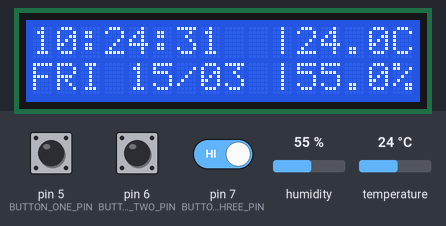
The sketch below on a simulated Arduino Uno, built with avr-gcc and run on an emulated ATmega328P. Shown: 16×2 character LCD. Inputs (shaded band) come from the test bench; at power-on: pin 5 (BUTTON_ONE_PIN) HIGH, pin 6 (BUTTON_TWO_PIN) HIGH, pin 7 (BUTTON_THREE_PIN) HIGH, humidity 55 %, temperature 24 °C. The local clock reads 2024-03-15 10:24:30 at power-on unless the sketch sets it.

Above: at 1.3 s.
1.4 s: pin 5 (BUTTON_ONE_PIN) pulled LOW for 0.15 s
At 3.4 s:
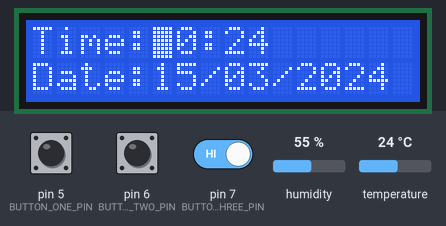
4.0 s: pin 5 (BUTTON_ONE_PIN) pulled LOW for 1 s
At 5.0 s:
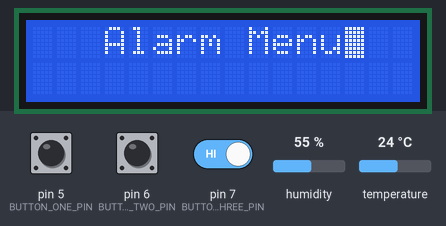
6.5 s: pin 6 (BUTTON_TWO_PIN) pulled LOW for 1 s
At 8.1 s:
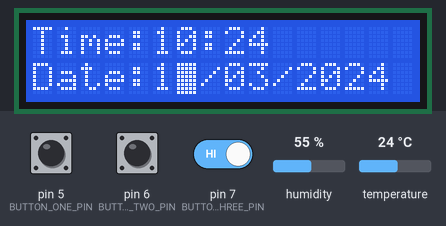
9.0 s: pin 6 (BUTTON_TWO_PIN) pulled LOW for 0.15 s
At 9.4 s:
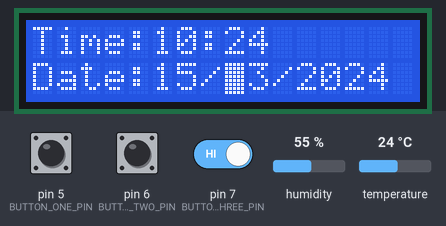
10.6 s: pin 5 (BUTTON_ONE_PIN) pulled LOW for 3.2 s
At 10.84 s:
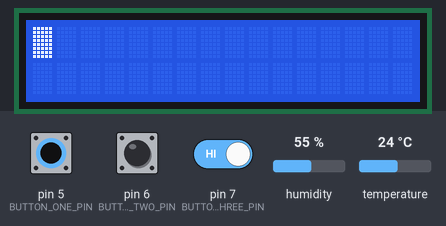
15.5 s: pin 5 (BUTTON_ONE_PIN) driven LOW and pin 7 (BUTTON_THREE_PIN) driven LOW
At 15.75 s:
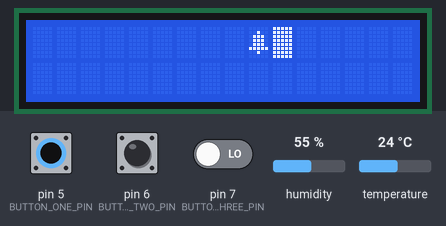
Timing chart, 0 to 18.5 s (numbered marks = the images above; inputs shaded):
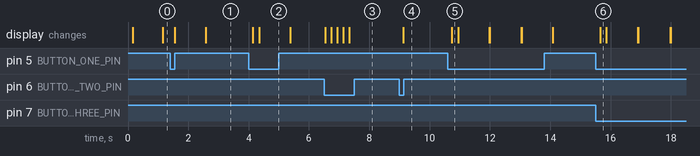

Measured:
- after the input at 1.4 s, the display: first changes after 0.14 s (image 1 shows a later state)
- after the input at 4.0 s, the display: first changes after 0.13 s (image 2 shows a later state)
- after the input at 6.5 s, the display: first changes at once (image 3 shows a later state)
- after the input at 9.0 s, the display: changes after 0.13 s (image 4)
- after the input at 10.6 s, the display: changes after 0.14 s (image 5)
- after the input at 15.5 s, the display: changes after 0.15 s (image 6)

The sketch:

clock.ino
```cpp
/*
 Name:		clock.ino
 Created:	1/3/2020 2:35:06 PM
 Author:	Nicho
*/

#include <RTClib.h>
#include <Adafruit_Sensor.h>
#include <DHT_U.h>
#include "LCD_Helper.h"
#include "Main_Menu.h"
#include "Alarm_Menu.h"

const uint8_t MAIN_MENU_ID = 0;
const uint8_t ALARM_MENU_ID = 1;
const uint8_t NUMBER_OF_MENUS = 2;

// Pins
const uint8_t BUTTON_ONE_PIN = 5;
const uint8_t BUTTON_TWO_PIN = 6;
const uint8_t BUTTON_THREE_PIN = 7;
const uint8_t DHT_PIN = 2;
const uint8_t BUZZER_PIN = 8;

// DHT22 Temperature and Humidity Sensor Module
DHT_Unified dhtModule(DHT_PIN, DHT22);
// RTC Module
RTC_DS1307 rtcModule;
// LCD
LCDModule lcdModule;
// Main Menu
MainMenu mainMenu;
// Alarm Menu
AlarmMenu alarmMenu;

// loop variables
const uint8_t loop_delay = 200; // Loop delay of 150ms
const uint16_t DHT_delay = 2000; // Update temperature & humidity data every 2 seconds
unsigned long nextTrigTime = 0;
unsigned long nextDHTTrigTime = 0;
static uint8_t menuChoice = MAIN_MENU_ID;

// Button
bool buttonOneState = true;
bool buttonTwoState = true;
bool buttonThreeState = true;
// bool if alarm is ON or OFF
bool alarmOn = false;
// bool if buzzer is ON
bool buzzerON = false;
AlarmMenuNavigation alarmMenuNav;

// RTC
// static DateTime dateTime;
DateTime currentDateTime;
// static DateTime nextTime;
DateTime nextTime;
// Alarm timing
// static DateTime alarmTime;
DateTime alarmTime;

// DHT22 Event
static sensors_event_t dht22Event;
static TempHumidityDataPoint dataPoint;

// the setup function runs once when you press reset or power the board
void setup() {
	Serial.begin(9600);

	pinMode(BUTTON_ONE_PIN, INPUT_PULLUP);
	pinMode(BUTTON_TWO_PIN, INPUT_PULLUP);
	pinMode(BUTTON_THREE_PIN, INPUT_PULLUP);
	pinMode(BUZZER_PIN, LOW);

	rtcModule.begin();
	rtcModule.isrunning();

	dhtModule.begin();

	lcdModule.start();
	mainMenu.init(&lcdModule);
	alarmMenu.init(&lcdModule);
	// Set the time for the RS1307 RTC only once!
	// dateTime = DateTime(F(__DATE__), F(__TIME__));
	// rtcModule.adjust(dateTime);

	// Initial alarmTime when arduino starts up
	alarmTime = rtcModule.now();

	delay(50);
}

// the loop function runs over and over again until power down or reset
void loop() {
	if (millis() >= nextTrigTime) {
		readInButtonsState();
		nextTime = rtcModule.now();				// Get the current time from RTC
		nextTrigTime = millis() + loop_delay;

		switch (menuChoice) {
		case 0:
			displayMainMenu();
			checkAlarmTime();
			triggerBuzzer();
			break;
		case 1:
			displayAlarmMenu();
			break;
		}
	}
}

/*
	1. Get time from RTC module
	2. Get temperature & humidity data from DHT22 module
*/
void displayMainMenu() {
	mainMenu.initMainMenu(&alarmOn);

	// If at least 1 second has passed from the current time shown in LCD module, then update LCD with current time
	if ((nextTime - currentDateTime).seconds() >= 1) {
		currentDateTime = nextTime;
		mainMenu.updateMainMenuTime(&currentDateTime);
	}

	// Update temperature and humidity
	if (millis() >= nextDHTTrigTime) {
		nextDHTTrigTime = millis() + DHT_delay;
		dhtModule.temperature().getEvent(&dht22Event);
		if (!isnan(dht22Event.temperature)) {
			dataPoint.temperature = dht22Event.temperature;
		}

		dhtModule.humidity().getEvent(&dht22Event);
		if (!isnan(dht22Event.relative_humidity)) {
			dataPoint.relative_humidity = dht22Event.relative_humidity;
		}

		mainMenu.updateMainMenuTempHumidity(&dataPoint);
	}
}

void displayAlarmMenu() {

	nextTime = rtcModule.now();
	currentDateTime = nextTime;
	alarmMenu.startAlarmMenuScreen(&alarmTime);

	// While the user has not pressed the menu selection button (button 1), will continue to be in the alarm menu
	while (menuChoice == ALARM_MENU_ID) {
		if (millis() >= nextTrigTime) {
			nextTrigTime += loop_delay;
			readInButtonsState();
			alarmMenu.adjustAlarmTiming(&alarmMenuNav);
		}
	}
}

/*
	Read in status of push buttons. Since input pins are tied to pullup resistors -
	1. Logic 1 (True) if button not pressed
	2. Logic 0 (False) if button pressed
*/
void readInButtonsState() {
	buttonOneState = digitalRead(BUTTON_ONE_PIN);
	buttonTwoState = digitalRead(BUTTON_TWO_PIN);
	buttonThreeState = digitalRead(BUTTON_THREE_PIN);

	// If the buzzer is ON, any button pressed will turn off the buzzer
	if (buzzerON) {
		if (!buttonOneState || !buttonTwoState || !buttonThreeState) {
			digitalWrite(BUZZER_PIN, LOW);
			buzzerON = false;
			alarmOn = false;
		}
	}
	else {
		if (!buttonOneState) {
			Button_One_Pressed();
		}

		if (!buttonTwoState) {
			Button_Two_Pressed();
		}

		if (!buttonThreeState) {
			Button_Three_Pressed();
		}
	}
	buttonOneState = true;
	buttonTwoState = true;
	buttonThreeState = true;
}

/*
	Main Menu -- Menu selection button
	Alarm Menu -- Menu selection button
*/
void Button_One_Pressed() {
	if (menuChoice == MAIN_MENU_ID || menuChoice == ALARM_MENU_ID) {
		menuChoice += 1;
		menuChoice = menuChoice % NUMBER_OF_MENUS;
	}
	lcdModule.clearScreen();
}

/*
	Alarm Menu -- Move to next character
*/
void Button_Two_Pressed() {
	if (menuChoice == ALARM_MENU_ID) {
		alarmMenuNav.nextChar = true;
	}
}

/*
	Main Menu -- Toggle alarm ON/OFF
	Alarm Menu -- Increment to next digit
*/
void Button_Three_Pressed() {
	if (menuChoice == MAIN_MENU_ID) {
		alarmOn = !alarmOn;
		// lcdModule.toggleAlarmIcon(&alarmOn); Test
		mainMenu.toggleAlarmIcon(&alarmOn);
	}
	else if (menuChoice == ALARM_MENU_ID) {
		alarmMenuNav.nextDigit = true;
	}
}

/*
	Toggle buzzer ON or OFF by setting the bool
*/
void checkAlarmTime() {
	// If the current time is past the alarm time and the user set the alarm ON
	if (currentDateTime >= alarmTime && alarmOn) {
		buzzerON = true;
	}
}

/*
	Turn buzzer ON/OFF
*/
void triggerBuzzer() {
	if (buzzerON) {
		digitalWrite(BUZZER_PIN, HIGH);
	}
	else {
		digitalWrite(BUZZER_PIN, LOW);
	}
}
```

Alarm_Menu.cpp
```cpp
#include "Alarm_Menu.h"

AlarmMenu::AlarmMenu() {

}

void AlarmMenu::init(LCDModule* lcdModule) {
	AlarmMenu::lcdModule = lcdModule;
}

void AlarmMenu::startAlarmMenuScreen(DateTime* dateTime) {
	AlarmMenu::alarmTime = dateTime; // Assign alarm timing object pointer
	AlarmMenu::cursorPosition = 0;  // Reset cursor position

	AlarmMenu::lcdModule->setCursor(3, 0);
	AlarmMenu::lcdModule->print(F("Alarm Menu"));
	delay(1000);  // Display "Alarm Menu" for 1 second
	AlarmMenu::lcdModule->clearScreen();

	AlarmMenu::lcdModule->setCursor(0, 0);
	AlarmMenu::lcdModule->print(F("Time:"));
	AlarmMenu::lcdModule->setCursor(0, 1);
	AlarmMenu::lcdModule->print(F("Date:"));

	AlarmMenu::displayAlarmTime();
	AlarmMenu::lcdModule->setCursor(5, 0);
	AlarmMenu::lcdModule->blinkOn();

}

void AlarmMenu::displayAlarmTime() {
	char buffer[12];
	// HH:MM of alarm time
	AlarmMenu::lcdModule->setCursor(5, 0);
	uint8_t h = AlarmMenu::alarmTime->hour();
	uint8_t min = AlarmMenu::alarmTime->minute();
	sprintf(buffer, "%02d:%02d", h, min);
	AlarmMenu::lcdModule->print(buffer);

	// DD/MM/YYYY of alarm time
	AlarmMenu::lcdModule->setCursor(5, 1);
	uint8_t d = AlarmMenu::alarmTime->day();
	uint8_t m = AlarmMenu::alarmTime->month();
	uint16_t y = AlarmMenu::alarmTime->year();
	sprintf(buffer, "%02d/%02d/%d", d, m, y);
	AlarmMenu::lcdModule->print(buffer);
}

void AlarmMenu::adjustAlarmTiming(AlarmMenuNavigation* alarmMenuNav) {
	if (alarmMenuNav->nextChar) {
		AlarmMenu::cursorPosition += 1; // Increment cursorPosition index
		AlarmMenu::cursorPosition = AlarmMenu::cursorPosition % 10;
		traverseAlarmMenu();
	}

	if (alarmMenuNav->nextDigit) {
		// Which digit we increment will depend on the cursor position
		uint16_t lastDigit;
		uint16_t firstDigit;
		uint16_t newVal;
		switch (AlarmMenu::cursorPosition)
		{
		case 0: // Increment hour first digit (0, 1, or 2).
			firstDigit = AlarmMenu::alarmTime->hour() / 10;
			lastDigit = AlarmMenu::alarmTime->hour() % 10;
			firstDigit = (firstDigit + 1) % 3;
			newVal = (firstDigit * 10) + lastDigit;	// Get new hour
			AlarmMenu::alarmTime->setHour(newVal);
			break;
		case 1:	// Increment hour second digit ( 0 - 9 if first digit is 0 or 1 ; 0 - 4 if first digit is 2 )
			firstDigit = AlarmMenu::alarmTime->hour() / 10;
			lastDigit = AlarmMenu::alarmTime->hour() % 10;
			if (firstDigit == 0 || firstDigit == 1) {
				lastDigit = (lastDigit + 1) % 10;
			}
			else {	// Digit 2
				lastDigit = (lastDigit + 1) % 5;
			}
			newVal = (firstDigit * 10) + lastDigit; // Get new hour
			AlarmMenu::alarmTime->setHour(newVal);
			break;
		case 2: // Increment minutes first digit (0,1,2,3,4,5).
			firstDigit = AlarmMenu::alarmTime->minute() / 10;
			lastDigit = AlarmMenu::alarmTime->minute() % 10;
			firstDigit = (firstDigit + 1) % 6;
			newVal = (firstDigit * 10) + lastDigit;
			AlarmMenu::alarmTime->setMinute(newVal);
			break;
		case 3:	// Increment minutes second digit (0,1,2,3,4,5,6,7,8,9)
			firstDigit = AlarmMenu::alarmTime->minute() / 10;
			lastDigit = AlarmMenu::alarmTime->minute() % 10;
			lastDigit = (lastDigit + 1) % 10;
			newVal = (firstDigit * 10) + lastDigit;
			AlarmMenu::alarmTime->setMinute(newVal);
			break;
		case 4:	// Increment date first digit (0,1,2,3)
			firstDigit = AlarmMenu::alarmTime->day() / 10;
			lastDigit = AlarmMenu::alarmTime->day() % 10;
			firstDigit = (firstDigit + 1) % 4;
			newVal = (firstDigit * 10) + lastDigit;
			AlarmMenu::alarmTime->setDay(newVal);
			break;
		case 5:	// Increment date last digit (0,1,2,3,4,5,6,7,8,9)
			firstDigit = AlarmMenu::alarmTime->day() / 10;
			lastDigit = AlarmMenu::alarmTime->day() % 10;
			lastDigit = (lastDigit + 1) % 10;
			newVal = (firstDigit * 10) + lastDigit;
			AlarmMenu::alarmTime->setDay(newVal);
			break;
		case 6:	// Increment month first digit (0,1)
			firstDigit = AlarmMenu::alarmTime->month() / 10;
			lastDigit = AlarmMenu::alarmTime->month() % 10;
			firstDigit = (firstDigit + 1) % 2;
			newVal = (firstDigit * 10) + lastDigit;
			AlarmMenu::alarmTime->setMonth(newVal);
			break;
		case 7:	// Increment month last digit (0 - 9 if first digit is 0, 0 - 2 if last digit is 1 )
			firstDigit = AlarmMenu::alarmTime->month() / 10;
			lastDigit = AlarmMenu::alarmTime->month() % 10;
			if (firstDigit == 0) {
				lastDigit = (lastDigit + 1) % 10;
			}
			else if (firstDigit == 1) {
				lastDigit = (lastDigit + 1) % 3;
			}
			newVal = (firstDigit * 10) + lastDigit;
			AlarmMenu::alarmTime->setMonth(newVal);
			break;
		case 8:	// Increment year (offset from 2000) first digit (0,1,2,3,4,5,6,7,8,9)
			firstDigit = (AlarmMenu::alarmTime->year() - 2000) / 10;
			lastDigit = (AlarmMenu::alarmTime->year() - 2000) % 10;
			firstDigit = (firstDigit + 1) % 10;
			newVal = (firstDigit * 10) + lastDigit;
			AlarmMenu::alarmTime->setYear(2000 + newVal);
			break;
		case 9:	// Increment year (offset from 2000) last digit (0,1,2,3,4,5,6,7,8,9)
			firstDigit = (AlarmMenu::alarmTime->year() - 2000) / 10;
			lastDigit = (AlarmMenu::alarmTime->year() - 2000) % 10;
			lastDigit = (lastDigit + 1) % 10;
			newVal = (firstDigit * 10) + lastDigit;
			AlarmMenu::alarmTime->setYear(2000 + newVal);
			break;
		}
		AlarmMenu::displayAlarmTime();
		AlarmMenu::traverseAlarmMenu();
	}

	// Reset values
	alarmMenuNav->nextChar = false;
	alarmMenuNav->nextDigit = false;
}

void AlarmMenu::traverseAlarmMenu() {
	const uint8_t* arr = CURSOR_POSITION[AlarmMenu::cursorPosition];
	AlarmMenu::lcdModule->setCursor(arr[0], arr[1]);
}
```

Alarm_Menu.h
```cpp
#pragma once
#include "LCD_Helper.h"

class AlarmMenu {
private:
	LCDModule* lcdModule;
	DateTime* alarmTime;
	uint8_t cursorPosition = 0;					// Keep track of cursor position for alarm menu
public:

	/*
		Constructor
	*/
	AlarmMenu();

	/*
		Initialise object
	*/
	void init(LCDModule* lcdModule);

	/*
	Display a label showing user that he has entered the alarm menu.
	Also pass in the pointer to the DateTime object storing the alarm timing
	*/
	void startAlarmMenuScreen(DateTime* dateTime);

	/*
		Display the alarm timing in the alarm menu
	*/
	void displayAlarmTime();

	/*
		Allow user to change alarm timing. Method takes in pointer to AlarmMenuNavigation struct which tells
		what navigation button user has pressed while in alarm menu
	*/
	void adjustAlarmTiming(AlarmMenuNavigation* alarmMenuNav);

	/*
		Traverse the alarm menu according to predefined positions
	*/
	void traverseAlarmMenu();
};
```

Main_Menu.cpp
```cpp
#include "Main_Menu.h"

MainMenu::MainMenu() {

}

void MainMenu::init(LCDModule* lcdModule) {
	MainMenu::lcdModule = lcdModule;
}

void MainMenu::initMainMenu(bool* status) {
	MainMenu::lcdModule->noBlink();
	MainMenu::lcdModule->setCursor(10, 0);
	MainMenu::lcdModule->print(F("|"));

	MainMenu::lcdModule->setCursor(10, 1);
	MainMenu::lcdModule->print(F("|"));

	MainMenu::toggleAlarmIcon(status);
}

/*
	Update time displayed on main menu
*/
void MainMenu::updateMainMenuTime(DateTime* dateTime) {
	char buffer[10];

	// Update time
	MainMenu::lcdModule->setCursor(0, 0);
	// HH:MM:SS
	sprintf(buffer, "%02d:%02d:%02d", dateTime->hour(), dateTime->minute(), dateTime->second());
	MainMenu::lcdModule->print(buffer);

	// Update date
	MainMenu::lcdModule->setCursor(0, 1);
	MainMenu::lcdModule->print(weekday_names[dateTime->dayOfTheWeek()]);
	// DD/MM
	MainMenu::lcdModule->setCursor(4, 1);
	sprintf(buffer, "%02d/%02d", dateTime->day(), dateTime->month());
	MainMenu::lcdModule->print(buffer);
}

/*
	Display or erase alarm icon in main menu
*/
void MainMenu::toggleAlarmIcon(bool* status) {
	MainMenu::lcdModule->displayAlarmIcon(*status, 9, 0);
}

/*
	Update temperature & humidity displayed on main menu
*/
void MainMenu::updateMainMenuTempHumidity(TempHumidityDataPoint* dataPoint) {
	char buffer1[3];
	char buffer2[4];

	// Temperature
	MainMenu::lcdModule->setCursor(11, 0);
	dtostrf(dataPoint->temperature, 4, 1, buffer1);
	sprintf(buffer2, "%sC", buffer1);
	MainMenu::lcdModule->print(buffer2);

	// Humidity
	MainMenu::lcdModule->setCursor(11, 1);
	dtostrf(dataPoint->relative_humidity, 4, 1, buffer1);
	sprintf(buffer2, "%s", buffer1);
	MainMenu::lcdModule->print(buffer2);

	MainMenu::lcdModule->setCursor(15, 1);
	MainMenu::lcdModule->print("%");
}
```

Main_Menu.h
```cpp
#pragma once
#include "LCD_Helper.h"

/*
	This class represents the main menu of the program that is displayed on the LCD screen.
	It has a class pointer to the LCD module object so that it can display on the screen
*/
class MainMenu {

private:
	LCDModule* lcdModule;

public:

	MainMenu();

	/*
		Initialise object
	*/
	void init(LCDModule* lcdModule);

	/*
	Draw 2 single line divider in main menu and alarm icon if alarm enabled by user
	*/
	void initMainMenu(bool* status);

	/*
		Update time displayed on main menu
	*/
	void updateMainMenuTime(DateTime* dataTime);

	/*
		Display or erase alarm icon in main menu
	*/
	void toggleAlarmIcon(bool* status);

	/*
		Update temperature & humidity displayed on main menu
	*/
	void updateMainMenuTempHumidity(TempHumidityDataPoint* dataPoint);
};
```

values.h
```cpp
#pragma once

const char weekday_names[7][4] = { "SUN", "MON", "TUE", "WED", "THU", "FRI", "SAT" };

/*
	struct to pass temperature & humidity information to LCDModule class for display in LCD screen
*/
typedef struct {
	float temperature;
	float relative_humidity;
} TempHumidityDataPoint;

/*
	struct to pass navigation instructions to alarm menu
*/
typedef struct {
	bool nextChar = false; // Move to next character on screen
	bool nextDigit = false; // Increment to next digit on screen
} AlarmMenuNavigation;

const char ALARM_ICON[] PROGMEM = {
	B00000,
	B00100,
	B01110,
	B01110,
	B01110,
	B11111,
	B00100,
	B00000
};

const uint8_t NO_OF_POSITIONS PROGMEM = 10; // NUMBER OF 2 ELEMENT ARRAYS IN CURSOR_POSITION ARRAY BELOW!!!!
const uint8_t CURSOR_POSITION[][2] = {
	{5,0}, {6,0}, {8,0}, {9,0}, {5,1}, {6,1}, {8,1}, {9,1}, {13,1}, {14,1}
};
```

LCD_Helper.cpp
```cpp
#include "LCD_Helper.h"

LCDModule::LCDModule() {

}

void LCDModule::start() {
	LCDModule::liquidCrystal = new LiquidCrystal_I2C(LCDModule::address, 16, 2);
	LCDModule::liquidCrystal->init();
	LCDModule::liquidCrystal->backlight();
}

void LCDModule::clearScreen() {
	LCDModule::liquidCrystal->clear();
}

void LCDModule::gotoCursorPosition(uint8_t column, uint8_t row) {
	LCDModule::liquidCrystal->setCursor(column, row);
}

void LCDModule::noBlink() {
	LCDModule::liquidCrystal->noBlink();
}

void LCDModule::blinkOn() {
	LCDModule::liquidCrystal->blink_on();
}

void LCDModule::setCursor(uint8_t column, uint8_t row) {
	LCDModule::liquidCrystal->setCursor(column, row);
}

void LCDModule::print(const __FlashStringHelper* c) {
	LCDModule::liquidCrystal->print(c);
}

void LCDModule::displayAlarmIcon(bool status, uint8_t column, uint8_t row) {
	if (status) {
		LCDModule::liquidCrystal->createChar(0, ALARM_ICON);
		LCDModule::liquidCrystal->setCursor(column, row);
		LCDModule::liquidCrystal->write(0);
	}
	else {
		LCDModule::liquidCrystal->setCursor(column, row);
		LCDModule::liquidCrystal->print(" ");
	}
}

void LCDModule::print(const char* c) {
	LCDModule::liquidCrystal->print(c);
}

void LCDModule::createChar(uint8_t index, const char* charmap) {
	LCDModule::liquidCrystal->createChar(index, charmap);
}

void LCDModule::write(uint8_t index) {
	LCDModule::liquidCrystal->write(index);
}
```

LCD_Helper.h
```cpp
#pragma once
#include <LiquidCrystal_I2C.h>
#include <RTClib.h>
#include "values.h"

/*
	Wrapper for the LiquidCrystal class; Probably unnecessary but whatever...
*/
class LCDModule {
private:
	const static uint8_t address = 0x27;		// I2C address of DS1307 RTC module
	LiquidCrystal_I2C *liquidCrystal;
public:

	/*
		Empty constructor
	*/
	LCDModule();

	/*
		Initialise class
	*/
	void start();

	/*
		Clear LCD screen
	*/
	void clearScreen();

	/*
		Move the LCD cursor to the position indicated by cursorPosition class attribute
	*/
	void gotoCursorPosition(uint8_t column, uint8_t row);

	/*
		Turn off blinking effect of cursor
	*/
	void noBlink();

	/*
		Turn on blinking effect of cursor
	*/
	void blinkOn();

	/*
		Set cursor position for the 16x2 LCD screen. If invalid cursor positions are entered, default position of (0,0) is set
	*/
	void setCursor(uint8_t row, uint8_t column);

	/*
		Print string from PROGMEM
	*/
	void print(const __FlashStringHelper* c);

	/*
		Print string by passing in char pointer
	*/
	void print(const char* c);

	/*
		Display or erase alarm icon in main menu
	*/
	void displayAlarmIcon(bool status, uint8_t column, uint8_t row);

	/*
		Create custom character
	*/
	void createChar(uint8_t index, const char* charmap);

	/*
		Print custom character
	*/
	void write(uint8_t index);

};
```
